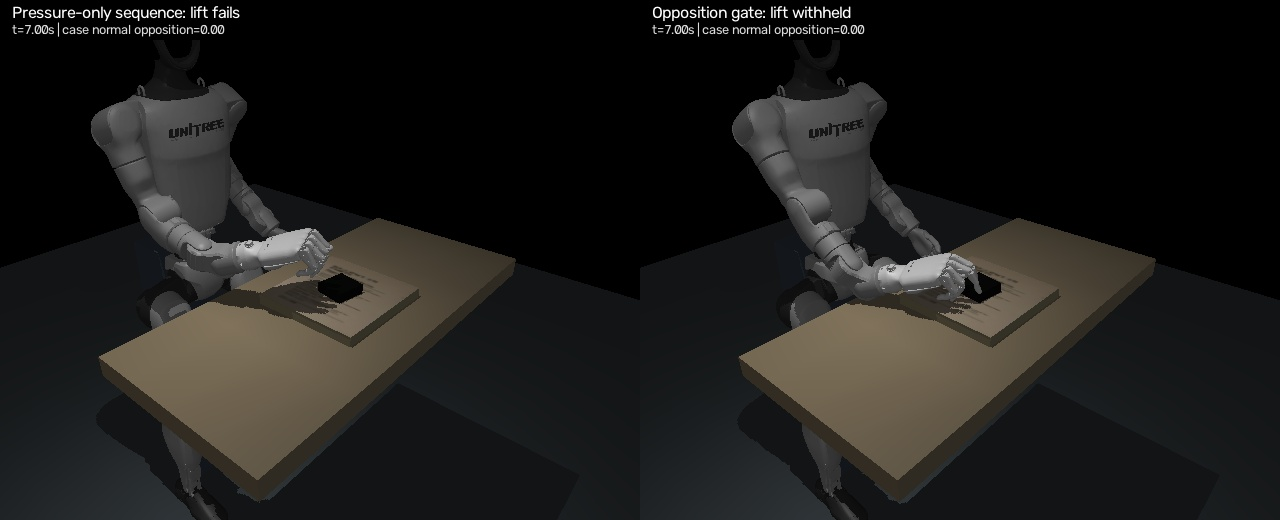
#> input picture examples/grasp-verification/verification.jpg, 1280 x 520 px
$ python -i video_checks.py   (imports and definitions only)   (older library calls are emulated)
#> lines starting #> are read from the running program, lines starting #| are printed output that depends on the picture
"""Video integrity, quality and temporal checks independent of neural model packages."""

import cv2
import numpy as np


def quality(image):
    """Measure blur and exposure at fixed image width for comparable thresholds."""
    gray = cv2.cvtColor(cv2.resize(image, (640, 360)), cv2.COLOR_BGR2GRAY)
    return dict(
        blur_variance=float(cv2.Laplacian(gray, cv2.CV_64F).var()),
        clipped_fraction=float(((gray < 8) | (gray > 247)).mean()),
        mean_luma=float(gray.mean() / 255),
    )


def inspect_video(path, sample_hz=2, max_duration_s=180):
    """Decode the complete clip; sample inference frames while checking every transition."""
#> called with sample_hz = 2, max_duration_s = 180
    cap = cv2.VideoCapture(str(path))
    fps = float(cap.get(cv2.CAP_PROP_FPS))
    declared = int(cap.get(cv2.CAP_PROP_FRAME_COUNT))
    if not cap.isOpened() or not np.isfinite(fps) or fps <= 0:
        cap.release()
        return dict(error="invalid_video", message="The file could not be decoded with usable timing."), []
    if declared / fps > max_duration_s:
        cap.release()
        return dict(
            error="duration_limit", message=f"Clip exceeds the {max_duration_s:g} second analysis budget."
        ), []
    samples = []
    cuts = []
    previous = None
    index = 0
    times = []
    still = 0
    stride = max(1, round(fps / sample_hz))
    while True:
        ok, image = cap.read()
#> image is the input picture: shape (520, 1280, 3); mean B, G, R 27.1, 29, 29.9
        if not ok:
            break
        small = cv2.resize(image, (160, 90))
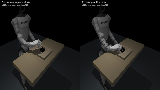
#> small: shape (90, 160, 3); mean B, G, R 26.9, 28.8, 29.7
        hsv = cv2.cvtColor(small, cv2.COLOR_BGR2HSV)
#> hsv: shape (90, 160, 3); mean H, S, V 39.8, 25.9, 31.1
        hist = cv2.calcHist([hsv], [0, 1, 2], None, [12, 8, 8], [0, 180, 0, 256, 0, 256])
        cv2.normalize(hist, hist)
        if previous is not None:
            distance = cv2.compareHist(previous[0], hist, cv2.HISTCMP_BHATTACHARYYA)
            jump = float(np.mean(cv2.absdiff(previous[1], small)) / 255)
            still += int(jump < 0.001)
            if distance > 0.65 and jump > 0.18:
                cuts.append(
                    dict(frame=index, time_s=index / fps, histogram_distance=distance, pixel_jump=jump)
                )
        previous = (hist, small)
        times.append(float(cap.get(cv2.CAP_PROP_POS_MSEC)) / 1000)
        if index % stride == 0:
            scale = min(1, 640 / image.shape[1])
#> scale = 0.5
            sample = cv2.resize(image, None, fx=scale, fy=scale)
            samples.append(dict(frame=index, time_s=index / fps, image=sample, quality=quality(sample)))
#> in quality, `gray = cv2.cvtColor(cv2.resize(image, (640, 360)), cv2.COLOR_BGR2GRAY)`:
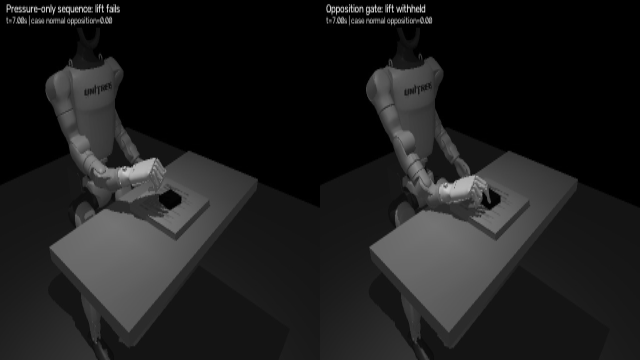
#> gray: shape (360, 640); min 0, max 222, mean 29.1
        index += 1
        if index / fps > max_duration_s:
            break
    cap.release()
    if not index:
        return dict(error="invalid_video", message="No frames could be decoded."), []
    return dict(
        fps=fps,
        decoded_frames=index,
        declared_frames=declared,
        duration_s=index / fps,
        sampled_frames=len(samples),
        sample_hz=sample_hz,
        cuts=cuts,
        incomplete_decode=bool(declared > 0 and index < declared - 1),
        nonmonotonic_timestamps=bool(np.any(np.diff(times) < 0)),
        visual_freeze_fraction=float(still / max(1, index - 1)),
        frozen_fraction=float(sum(np.diff(times) == 0) / max(1, index - 1)),
    ), samples


# [56 lines left out: functions assess, inspect_hands, not called in this run]

>>> result = inspect_video('../examples/grasp-verification/verification.jpg')
